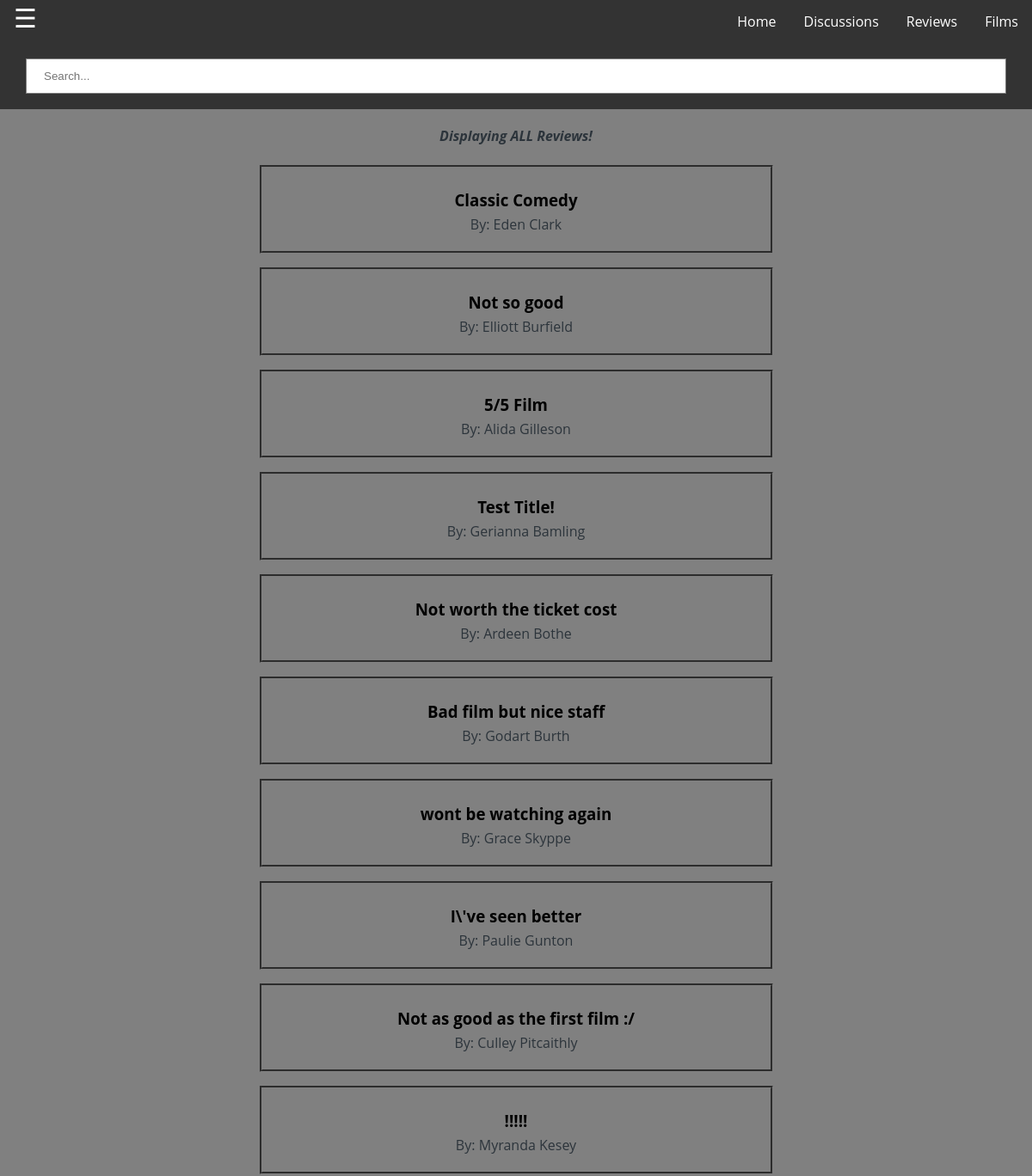
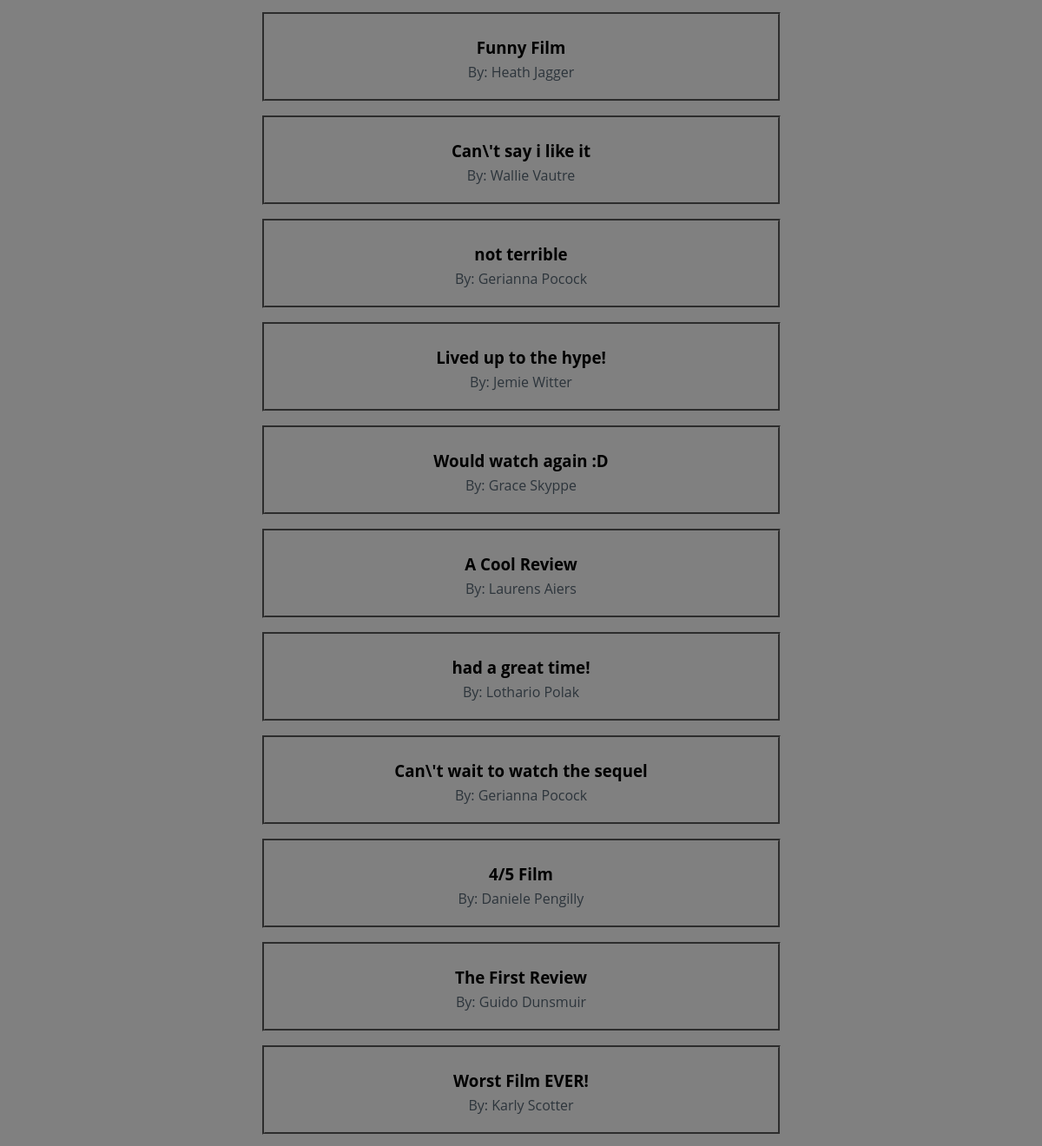
Screenshot of /reviews.php with the database file from the repository (2 pictures, top to bottom).
### tables this page shows
CREATE TABLE IF NOT EXISTS `review` (
  `ReviewID` int(11) NOT NULL AUTO_INCREMENT,
  `RevCommentID` int(11) NOT NULL,
  `UserID` int(11) NOT NULL,
  `FilmID` int(11) NOT NULL,
  PRIMARY KEY (`ReviewID`),
  UNIQUE KEY `RevCommentID` (`RevCommentID`),
  KEY `UserID` (`UserID`) USING BTREE,
  KEY `FilmID` (`FilmID`) USING BTREE
);

CREATE TABLE IF NOT EXISTS `reviewcomment` (
  `RevCommentID` int(11) NOT NULL AUTO_INCREMENT,
  `Title` varchar(40) NOT NULL,
  `Comment` varchar(200) NOT NULL,
  `Rating` varchar(1) NOT NULL,
  PRIMARY KEY (`RevCommentID`)
);

CREATE TABLE IF NOT EXISTS `users` (
  `UserID` int(11) NOT NULL AUTO_INCREMENT,
  `Firstname` varchar(30) NOT NULL,
  `Surname` varchar(30) NOT NULL,
  `Password` varchar(40) NOT NULL,
  `DOB` date NOT NULL,
  `Email` varchar(50) NOT NULL,
  `DateJoined` timestamp NOT NULL DEFAULT CURRENT_TIMESTAMP,
  `Active` int(1) NOT NULL DEFAULT '1',
  `Admin` int(1) NOT NULL DEFAULT '0',
  PRIMARY KEY (`UserID`)
);

### reviews.php (the view, shortened to what this page needs)
<?php
if (isset($_COOKIE["user"])) {
      include_once 'Includes/loggedin_header.php';
   }
   else {
      include_once 'Includes/header.php';
   }
include_once "Includes/dbh.php";
if(!isset($_GET['q'])) {
    $filter = 0;
}
else {
    $filter = $_GET['q'];
}
if($filter == 0){
    echo"<form action='reviews.php' method='GET' class='pageform'>
         <input type='text' name='search' placeholder='Search...'>
         <input type='hidden' name='q' value='1'>
        </form>";
    echo("<div class='listheader'><i><b>Displaying ALL Reviews!</b></i></div>");
	$query = "SELECT review.reviewID, reviewcomment.Title, users.firstname, users.surname FROM review
			INNER JOIN reviewcomment ON review.RevCommentID=reviewcomment.RevCommentID
			INNER JOIN users ON review.userID=users.userID
			ORDER BY review.reviewID DESC";
	$result = mysqli_query($connect, $query)
		or die('Error requesting Reviews!');
	if (mysqli_num_rows($result) == 0) {
		echo("No Reviews found with that title!");
	}
    else {
		while($row = mysqli_fetch_assoc($result)) {
            $name = mysqli_real_escape_string($connect,$row['Title']);
		  echo'<table class="mainbox"><tr><td><div class="listcontainer"><a class="searchlink" href="filmreview.php?id='.$row['reviewID'].'"><h3>'.$name.'</h3></a> By: '.$row["firstname"].' '.$row["surname"].'</div></td></tr></table>';
        }
    }
}
include_once 'Includes/footer.php';
?>

### Stylesheets/mainstyle.css (style rules this page uses)
body { background-color: grey; margin:0px; }
h3 { margin:5px; }

### Stylesheets/modelforms.css (style rules this page uses)
input[type=text], input[type=password], input[type=email], input[type=date] { width: 100%; padding: 12px 20px; margin: 8px 0; display: inline-block; border: 1px solid grey; box-sizing: border-box; }

### Stylesheets/pageforms.css (style rules this page uses)
input[type=text], input[type=password], input[type=email], input[type=date] { width: 100%; padding: 12px 20px; margin: 8px 0; display: inline-block; border: 1px solid grey; box-sizing: border-box; }
.pageform { margin: 0 auto; background-color: #333; text-align: left; color: white; padding: 10px 30px; }
.searchlink:link, .searchlink:visited { color: black; }

### Stylesheets/mainbanner.css (style rules this page uses)
*, *::after, *::before { -webkit-box-sizing: border-box; box-sizing: border-box; }
html { font-size: 62.5%; }
body { font-size: 1.6rem; font-family: "Open Sans", sans-serif; color: #2c343b; background-color: grey; }
a { color: #d44457; text-decoration: none; }

### Stylesheets/mainlist.css (style rules this page uses)
.mainbox { text-align: center; width: 100%; }
.listcontainer { border: grey; border-style: groove; width: 50%; text-align: center; margin-left: 25%; padding: 20px; margin-bottom: 10px; }
.listheader { text-align: center; width: 100%; padding: 20 0 20 0; }

### rows the page displays
review: RevCommentID.Title "Classic Comedy", UserID.Firstname "Eden", UserID.Surname "Clark"
review: RevCommentID.Title "Not so good", UserID.Firstname "Elliott", UserID.Surname "Burfield"
review: RevCommentID.Title "5/5 Film", UserID.Firstname "Alida", UserID.Surname "Gilleson"
review: RevCommentID.Title "Test Title!", UserID.Firstname "Gerianna", UserID.Surname "Bamling"
review: RevCommentID.Title "Not worth the ticket cost", UserID.Firstname "Ardeen", UserID.Surname "Bothe"
review: RevCommentID.Title "Bad film but nice staff", UserID.Firstname "Godart", UserID.Surname "Burth"
review: RevCommentID.Title "wont be watching again", UserID.Firstname "Grace", UserID.Surname "Skyppe"
review: RevCommentID.Title "I\\'ve seen better", UserID.Firstname "Paulie", UserID.Surname "Gunton"
review: RevCommentID.Title "Not as good as the first film :/", UserID.Firstname "Culley", UserID.Surname "Pitcaithly"
review: RevCommentID.Title "!!!!!", UserID.Firstname "Myranda", UserID.Surname "Kesey"
review: RevCommentID.Title "Funny Film", UserID.Firstname "Heath", UserID.Surname "Jagger"
review: RevCommentID.Title "Can\\'t say i like it", UserID.Firstname "Wallie", UserID.Surname "Vautre"
review: RevCommentID.Title "not terrible", UserID.Firstname "Gerianna", UserID.Surname "Pocock"
review: RevCommentID.Title "Lived up to the hype!", UserID.Firstname "Jemie", UserID.Surname "Witter"
review: RevCommentID.Title "Would watch again :D", UserID.Firstname "Grace", UserID.Surname "Skyppe"
review: RevCommentID.Title "A Cool Review", UserID.Firstname "Laurens", UserID.Surname "Aiers"
review: RevCommentID.Title "had a great time!", UserID.Firstname "Lothario", UserID.Surname "Polak"
review: RevCommentID.Title "Can\\'t wait to watch the sequel", UserID.Firstname "Gerianna", UserID.Surname "Pocock"
review: RevCommentID.Title "4/5 Film", UserID.Firstname "Daniele", UserID.Surname "Pengilly"
review: RevCommentID.Title "The First Review", UserID.Firstname "Guido", UserID.Surname "Dunsmuir"
review: RevCommentID.Title "Worst Film EVER!", UserID.Firstname "Karly", UserID.Surname "Scotter"
